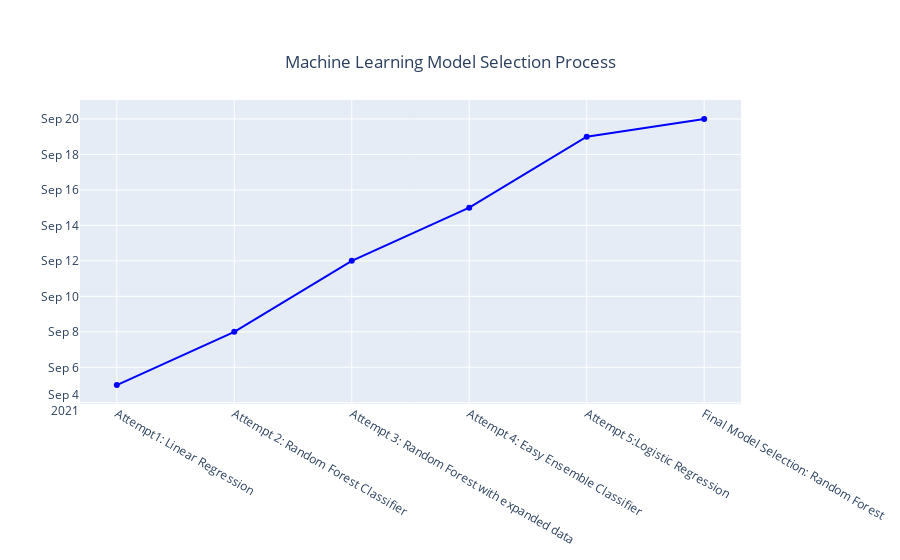

Notebook cell for this chart:
### Code cell
import plotly.graph_objects as go
import plotly.express as px

fig = go.Figure()
#fig = go.Figure(go.Scatter()

fig.update_layout(
    title={
        'text': "Machine Learning Model Selection Process",
        'y':0.9,
        'x':0.5,
        'xanchor': 'center',
        'yanchor': 'top'})

fig.add_trace(go.Scatter(
    x=["Attempt1: Linear Regression", "Attempt 2: Random Forest Classifier", "Attempt 3: Random Forest with expanded data","Attempt 4: Easy Ensemble Classifier" , "Attempt 5:Logistic Regression", "Final Model Selection: Random Forest"],

    y = ["2021-09-05", "2021-09-08", "2021-09-12", "2021-09-15", "2021-09-19", "2021-09-20"],
    hovertext=["Linear Regression Model produced only 1% accuracy", "Random Forest Classifier improved accuracy to 43%", "Accuracy further improved to 58% then 61% by expanding data", "Easy Ensemble Classifier improved accuracy to 63% but long run time was not worth the improvement", "Logistic Regression Model improved accuracy to 86% but model was overfitting data", "Settled on Random Forest Model because of accuracy and overall ease of use "],
    hoverinfo="text",
    marker=dict(
        color="blue"

    ),
    showlegend=False
    

))

fig.show()

### Figure 1 — Plotly figure (JSON) as saved in the notebook; plotly's stock layout.template omitted (floating-point values rounded to 4 significant figures)
{"data": [{"hoverinfo": "text", "hovertext": ["Linear Regression Model produced only 1% accuracy", "Random Forest Classifier improved accuracy to 43%", "Accuracy further improved to 58% then 61% by expanding data", "Easy Ensemble Classifier improved accuracy to 63% but long run time was not worth the improvement", "Logistic Regression Model improved accuracy to 86% but model was overfitting data", "Settled on Random Forest Model because of accuracy and overall ease of use "], "marker": {"color": "blue"}, "showlegend": false, "type": "scatter", "x": ["Attempt1: Linear Regression", "Attempt 2: Random Forest Classifier", "Attempt 3: Random Forest with expanded data", "Attempt 4: Easy Ensemble Classifier", "Attempt 5:Logistic Regression", "Final Model Selection: Random Forest"], "y": ["2021-09-05", "2021-09-08", "2021-09-12", "2021-09-15", "2021-09-19", "2021-09-20"]}], "layout": {"title": {"text": "Machine Learning Model Selection Process", "x": 0.5, "xanchor": "center", "y": 0.9, "yanchor": "top"}}}
